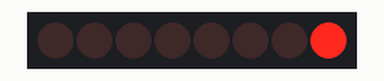
Recording of a sketch running on a simulated Arduino Uno, built with avr-gcc and run on an emulated ATmega328P. Parts: 8 shift-register outputs drawn as a row of LEDs (first output left, lit = HIGH). Wiring (inferred from the names in the program): shift register (74HC595): data pin 12; shift clock pin 9; latch pin 11. Wiring (inferred from the signals the program sends): row of LEDs: on Q0, Q1, Q2, Q3, Q4, Q5, Q6, Q7.

Above: at 0.3 s.
At 0.9 s:
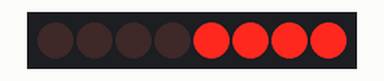
At 1.5 s:
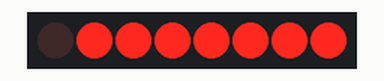
At 2.7 s:
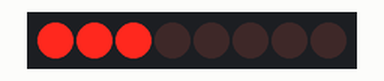
At 5.0 s:
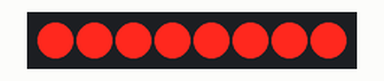
At 8.5 s:
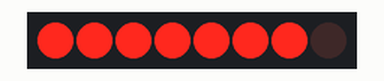
Timing chart, 0 to 8.8 s (numbered marks = the images above):
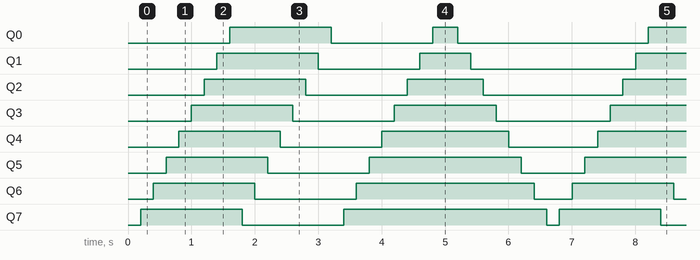

The sketch:

T05_Multi_RGB_Driver.ino
```cpp
int tDelay = 200;
int latchPin = 11;      // (11) ST_CP [RCK] on 74HC595
int clockPin = 9;      // (9) SH_CP [SCK] on 74HC595
int dataPin = 12;     // (12) DS [S1] on 74HC595

byte leds = 0;
bool up = true;

void updateShiftRegister()
{
   digitalWrite(latchPin, LOW);
   shiftOut(dataPin, clockPin, LSBFIRST, leds);
   digitalWrite(latchPin, HIGH);
}

void setup()
{
  pinMode(latchPin, OUTPUT);
  pinMode(dataPin, OUTPUT);
  pinMode(clockPin, OUTPUT);
  delay(tDelay);
}

void loop()
{
  leds = 0;
  updateShiftRegister();
  for (int i = 0; i < 8; i++)
  {
    bitSet(leds, i);
    updateShiftRegister();
    delay(tDelay);
  }
  for (int i = 0; up && i < 8; i++)
  {
    bitClear(leds, i);
    updateShiftRegister();
    delay(tDelay);
  }
  for (int i = 8; !up && i > -1; i--)
  {
    bitClear(leds, i);
    updateShiftRegister();
    delay(tDelay);
  }

  up = !up;

}
```

Measured:
- by itself, Q0: repeats every 6.6 s: LOW 1.6 s, HIGH 0.40 s, LOW 3.0 s, HIGH 1.6 s
- by itself, Q1: repeats every 6.6 s: LOW 1.6 s, HIGH 0.80 s, LOW 2.6 s, HIGH 1.6 s
- by itself, Q2: repeats every 6.6 s: LOW 1.6 s, HIGH 1.2 s, LOW 2.2 s, HIGH 1.6 s
- by itself, Q3: alternates HIGH for 1.6 s and LOW for 1.6 s
- by itself, Q4: repeats every 6.6 s: LOW 1.6 s, HIGH 2.0 s, LOW 1.4 s, HIGH 1.6 s
- by itself, Q5: repeats every 6.6 s: LOW 1.6 s, HIGH 2.4 s, LOW 1.0 s, HIGH 1.6 s
- by itself, Q6: repeats every 6.6 s: LOW 1.6 s, HIGH 2.8 s, LOW 0.60 s, HIGH 1.6 s
- by itself, Q7: repeats every 6.6 s: LOW 1.6 s, HIGH 3.2 s, LOW 0.20 s, HIGH 1.6 s
